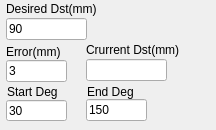
    <widget class="QWidget" name="tab_lrf_kinova_distance_ctrl">
     <attribute name="title">
      <string>1.LK</string>
     </attribute>
     <widget class="QLineEdit" name="ed_lrf_kinova_desired_dst">
      <property name="geometry">
       <rect>
        <x>6</x>
        <y>18</y>
        <width>81</width>
        <height>22</height>
       </rect>
      </property>
      <property name="text">
       <string>90</string>
      </property>
     </widget>
     <widget class="QLineEdit" name="ed_lrf_kinova_error">
      <property name="geometry">
       <rect>
        <x>6</x>
        <y>60</y>
        <width>61</width>
        <height>22</height>
       </rect>
      </property>
      <property name="text">
       <string>3</string>
      </property>
     </widget>
     <widget class="QLabel" name="label_16">
      <property name="geometry">
       <rect>
        <x>6</x>
        <y>1</y>
        <width>121</width>
        <height>16</height>
       </rect>
      </property>
      <property name="text">
       <string>Desired Dst(mm)</string>
      </property>
     </widget>
     <widget class="QLabel" name="label_18">
      <property name="geometry">
       <rect>
        <x>6</x>
        <y>44</y>
        <width>81</width>
        <height>16</height>
       </rect>
      </property>
      <property name="text">
       <string>Error(mm)</string>
      </property>
     </widget>
     <widget class="QLineEdit" name="ed_lrf_kinova_current_dst">
      <property name="geometry">
       <rect>
        <x>86</x>
        <y>59</y>
        <width>81</width>
        <height>22</height>
       </rect>
      </property>
     </widget>
     <widget class="QLabel" name="label_19">
      <property name="geometry">
       <rect>
        <x>86</x>
        <y>42</y>
        <width>121</width>
        <height>16</height>
       </rect>
      </property>
      <property name="text">
       <string>Crurrent Dst(mm)</string>
      </property>
     </widget>
     <widget class="QLabel" name="label_20">
      <property name="geometry">
       <rect>
        <x>7</x>
        <y>84</y>
        <width>71</width>
        <height>16</height>
       </rect>
      </property>
      <property name="text">
       <string>Start Deg</string>
      </property>
     </widget>
     <widget class="QLineEdit" name="ed_lrf_kinova_s_deg">
      <property name="geometry">
       <rect>
        <x>6</x>
        <y>100</y>
        <width>61</width>
        <height>21</height>
       </rect>
      </property>
      <property name="text">
       <string>30</string>
      </property>
     </widget>
     <widget class="QLineEdit" name="ed_lrf_kinova_e_deg">
      <property name="geometry">
       <rect>
        <x>86</x>
        <y>99</y>
        <width>61</width>
        <height>22</height>
       </rect>
      </property>
      <property name="text">
       <string>150</string>
      </property>
     </widget>
     <widget class="QLabel" name="label_21">
      <property name="geometry">
       <rect>
        <x>87</x>
        <y>84</y>
        <width>61</width>
        <height>16</height>
       </rect>
      </property>
      <property name="text">
       <string>End Deg</string>
      </property>
     </widget>
    </widget>
